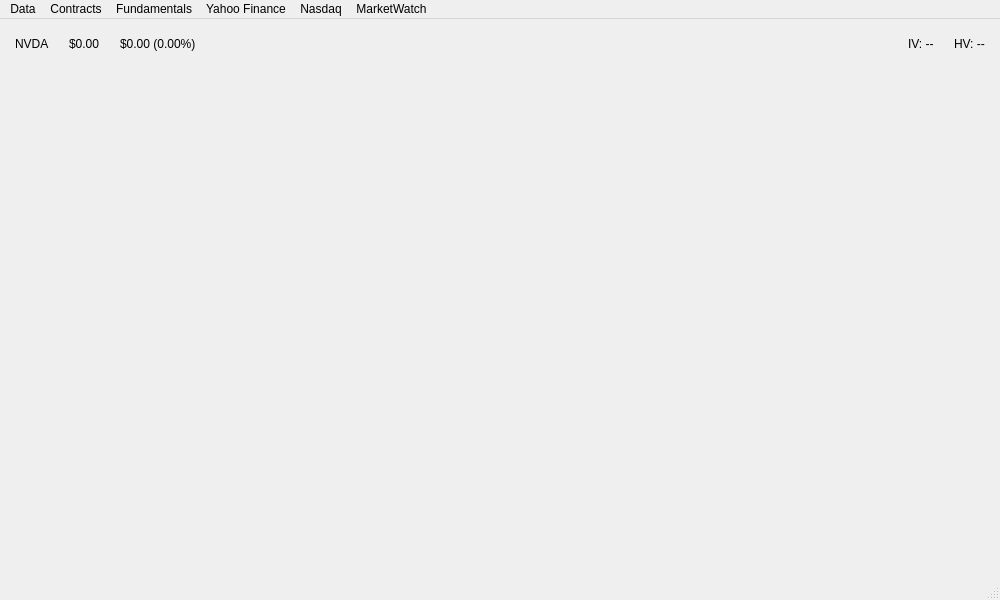
<?xml version="1.0" encoding="UTF-8"?>
<ui version="4.0">
 <class>MainWindow</class>
 <widget class="QMainWindow" name="MainWindow">
  <property name="geometry">
   <rect>
    <x>0</x>
    <y>0</y>
    <width>1000</width>
    <height>600</height>
   </rect>
  </property>
  <property name="windowTitle">
   <string>MainWindow</string>
  </property>
  <widget class="QWidget" name="centralwidget">
   <layout class="QVBoxLayout" name="mainLayout">
    <property name="spacing">
     <number>0</number>
    </property>
    <property name="leftMargin">
     <number>0</number>
    </property>
    <property name="topMargin">
     <number>0</number>
    </property>
    <property name="rightMargin">
     <number>0</number>
    </property>
    <property name="bottomMargin">
     <number>0</number>
    </property>
    <item>
     <widget class="QFrame" name="headerBar">
      <property name="minimumSize">
       <size>
        <width>0</width>
        <height>50</height>
       </size>
      </property>
      <property name="maximumSize">
       <size>
        <width>16777215</width>
        <height>50</height>
       </size>
      </property>
      <layout class="QHBoxLayout" name="headerLayout">
       <property name="spacing">
        <number>20</number>
       </property>
       <property name="leftMargin">
        <number>15</number>
       </property>
       <property name="topMargin">
        <number>8</number>
       </property>
       <property name="rightMargin">
        <number>15</number>
       </property>
       <property name="bottomMargin">
        <number>8</number>
       </property>
       <item>
        <widget class="QLabel" name="symbolLabel">
         <property name="text">
          <string>NVDA</string>
         </property>
        </widget>
       </item>
       <item>
        <widget class="QLabel" name="priceLabel">
         <property name="text">
          <string>$0.00</string>
         </property>
        </widget>
       </item>
       <item>
        <widget class="QLabel" name="changeLabel">
         <property name="text">
          <string>$0.00 (0.00%)</string>
         </property>
        </widget>
       </item>
       <item>
        <spacer name="headerSpacer">
         <property name="orientation">
          <enum>Qt::Horizontal</enum>
         </property>
         <property name="sizeHint" stdset="0">
          <size>
           <width>40</width>
           <height>20</height>
          </size>
         </property>
        </spacer>
       </item>
       <item>
        <widget class="QLabel" name="ivLabel">
         <property name="text">
          <string>IV: --</string>
         </property>
        </widget>
       </item>
       <item>
        <widget class="QLabel" name="hvLabel">
         <property name="text">
          <string>HV: --</string>
         </property>
        </widget>
       </item>
      </layout>
     </widget>
    </item>
    <item>
     <widget class="QStackedWidget" name="pageBox">
      <widget class="QWidget" name="page"/>
      <widget class="QWidget" name="page_2"/>
     </widget>
    </item>
   </layout>
  </widget>
  <widget class="QMenuBar" name="menubar">
   <property name="geometry">
    <rect>
     <x>0</x>
     <y>0</y>
     <width>1000</width>
     <height>22</height>
    </rect>
   </property>
   <widget class="QMenu" name="menuData">
    <property name="title">
     <string>Data</string>
    </property>
    <addaction name="actionTable"/>
    <addaction name="actionChart"/>
   </widget>
   <widget class="QMenu" name="menuContracts">
    <property name="title">
     <string>Contracts</string>
    </property>
    <addaction name="actionManageContracts"/>
   </widget>
   <widget class="QMenu" name="menuFundamentals">
    <property name="title">
     <string>Fundamentals</string>
    </property>
    <addaction name="actionInfo"/>
    <addaction name="actionCalendar"/>
   </widget>
   <widget class="QMenu" name="menuYahooFinance">
    <property name="title">
     <string>Yahoo Finance</string>
    </property>
    <addaction name="actionYFEarnings"/>
    <addaction name="actionYFDividends"/>
    <addaction name="actionYFSplits"/>
    <addaction name="actionYFAllEvents"/>
   </widget>
   <widget class="QMenu" name="menuNasdaq">
    <property name="title">
     <string>Nasdaq</string>
    </property>
    <addaction name="actionNasdaqNews"/>
    <addaction name="actionNasdaqEarnings"/>
    <addaction name="actionNasdaqDividends"/>
   </widget>
   <widget class="QMenu" name="menuMarketWatch">
    <property name="title">
     <string>MarketWatch</string>
    </property>
    <widget class="QMenu" name="menuFinancials">
     <property name="title">
      <string>Financials</string>
     </property>
     <addaction name="actionMWIncome"/>
     <addaction name="actionMWBalanceSheet"/>
     <addaction name="actionMWCashFlow"/>
     <addaction name="actionMWAllReports"/>
    </widget>
    <addaction name="actionMWProfile"/>
    <addaction name="menuFinancials"/>
    <addaction name="actionMWAnalystEstimates"/>
   </widget>
   <addaction name="menuData"/>
   <addaction name="menuContracts"/>
   <addaction name="menuFundamentals"/>
   <addaction name="menuYahooFinance"/>
   <addaction name="menuNasdaq"/>
   <addaction name="menuMarketWatch"/>
  </widget>
  <widget class="QStatusBar" name="statusbar"/>
  <action name="actionTable">
   <property name="text">
    <string>Table</string>
   </property>
  </action>
  <action name="actionChart">
   <property name="text">
    <string>Chart</string>
   </property>
  </action>
  <action name="actionManageContracts">
   <property name="text">
    <string>Manage Contracts...</string>
   </property>
  </action>
  <action name="actionInfo">
   <property name="text">
    <string>Info</string>
   </property>
  </action>
  <action name="actionCalendar">
   <property name="text">
    <string>Calendar</string>
   </property>
  </action>
  <action name="actionYFEarnings">
   <property name="text">
    <string>Earnings</string>
   </property>
  </action>
  <action name="actionYFDividends">
   <property name="text">
    <string>Dividends</string>
   </property>
  </action>
  <action name="actionYFSplits">
   <property name="text">
    <string>Splits</string>
   </property>
  </action>
  <action name="actionYFAllEvents">
   <property name="text">
    <string>All Events</string>
   </property>
  </action>
  <action name="actionNasdaqNews">
   <property name="text">
    <string>News</string>
   </property>
  </action>
  <action name="actionNasdaqEarnings">
   <property name="text">
    <string>Earnings Calendar</string>
   </property>
  </action>
  <action name="actionNasdaqDividends">
   <property name="text">
    <string>Dividend History</string>
   </property>
  </action>
  <action name="actionMWProfile">
   <property name="text">
    <string>Profile</string>
   </property>
  </action>
  <action name="actionMWIncome">
   <property name="text">
    <string>Income</string>
   </property>
  </action>
  <action name="actionMWBalanceSheet">
   <property name="text">
    <string>Balance Sheet</string>
   </property>
  </action>
  <action name="actionMWCashFlow">
   <property name="text">
    <string>Cash Flow</string>
   </property>
  </action>
  <action name="actionMWAllReports">
   <property name="text">
    <string>All Reports</string>
   </property>
  </action>
  <action name="actionMWAnalystEstimates">
   <property name="text">
    <string>Analyst Estimates</string>
   </property>
  </action>
 </widget>
 <resources/>
 <connections/>
</ui>
